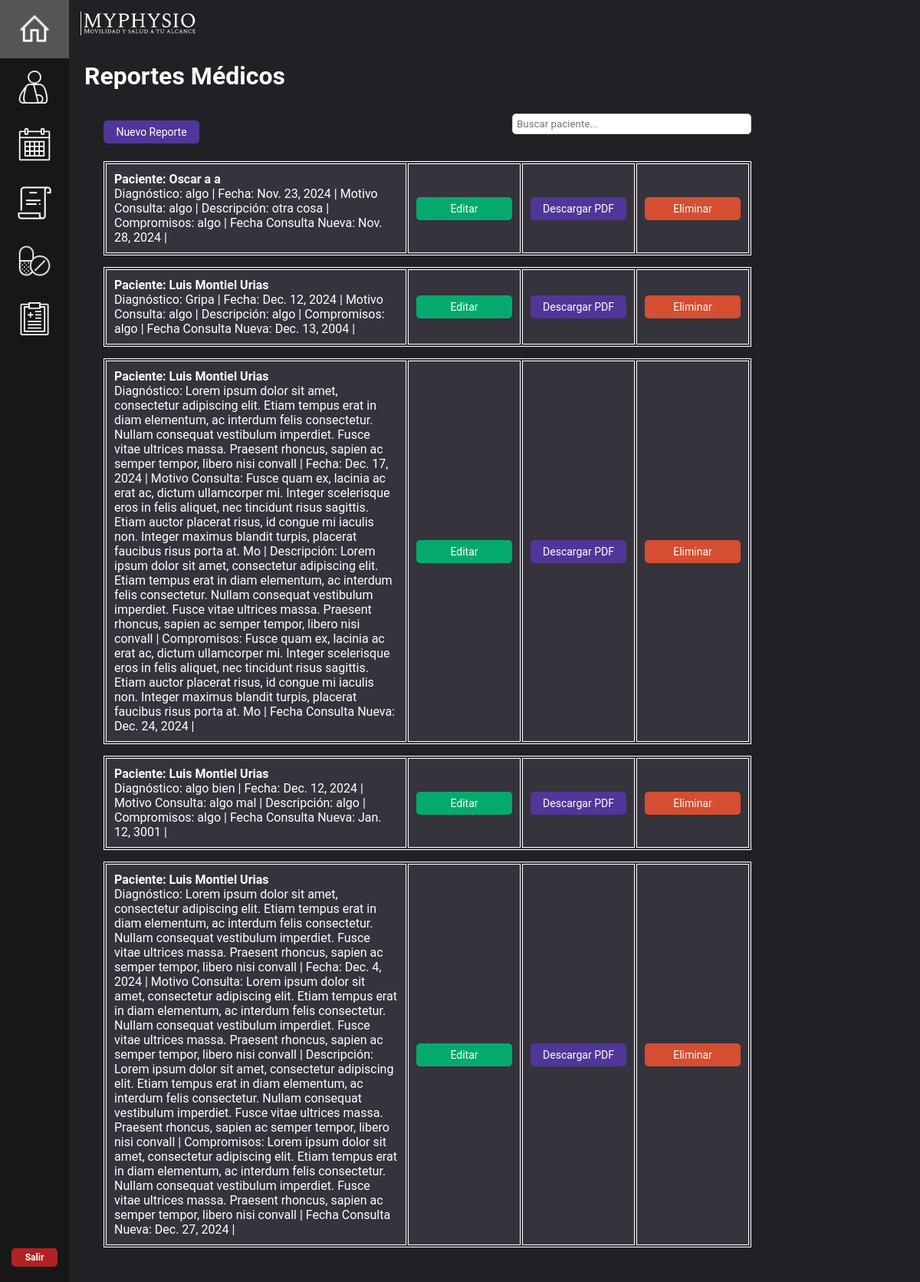
The app's page /reportemedico/ with its own data.
### mainapp/models.py (models this page shows, shortened)
class Reporte(models.Model):
    paciente = models.ForeignKey(Paciente, on_delete=models.CASCADE, blank=False, null=False)
    diagnostico = models.CharField(max_length=255)
    fecha = models.DateField()
    motivoconsulta = models.TextField(max_length=255)
    descripcion = models.TextField(max_length=255)
    compromisos = models.TextField(max_length=255)
    fechasnconsulta = models.DateField()
    horanconsulta = models.TimeField(null=True, blank=True)  # Nuevo campo para la hora

class Paciente(models.Model):
    nombre = models.CharField(max_length=50)
    apellido_paterno = models.CharField(max_length=50)
    apellido_materno = models.CharField(max_length=50)
    edad = models.IntegerField()
    sexo = models.CharField(max_length=50, blank=True, null=True)
    direccion = models.CharField(max_length=50, blank=True, null=True)
    telefonoP = models.IntegerField(blank=True, null=True)
    emailP = models.EmailField(blank=True, null=True)
    sintomas = models.CharField(max_length=50, blank=True, null=True)
    frecuencia_dolor = models.CharField(max_length=50, blank=True, null=True)
    act_causante = models.CharField(max_length=50, blank=True, null=True)
    descripcion_dolor = models.CharField(max_length=50, blank=True, null=True)
    intensidad_dolor = models.CharField(max_length=50, blank=True, null=True)
    tratamiento = models.CharField(max_length=50, blank=True, null=True)
    lesiones = models.CharField(max_length=50, blank=True, null=True)
    condicion = models.CharField(max_length=50, blank=True, null=True)
    tratamientos_previos = models.CharField(max_length=50, blank=True, null=True)
    medicacion_actual = models.CharField(max_length=50, blank=True, null=True)
    peso = models.IntegerField(blank=True, null=True)
    altura = models.IntegerField(blank=True, null=True)
    rango_mov = models.IntegerField(blank=True, null=True)
    presion = models.CharField(max_length=50, blank=True, null=True)
    ocupacion = models.CharField(max_length=50, blank=True, null=True)
    act_fisica = models.CharField(max_length=50, blank=True, null=True)
    descanso = models.CharField(max_length=50, blank=True, null=True)
    alimentacion = models.CharField(max_length=50, blank=True, null=True)
    def __str__(self):
        return self.nombre + ' ' + self.apellido_paterno + ' ' + self.apellido_materno

### mainapp/views.py (the view)
# urls.py: path("reportemedico/", views.reportemedico, name="reportemedico"),
def reportemedico(request):
    info_reporte = Reporte.objects.all
    return render(request, "./reportemedico.html", {'all': info_reporte})

### mainapp/templates/reportemedico.html (shortened to what this page needs)
{% extends "dashboard_home.html" %}
{% load static %}
{% block content %}
<h1 style="margin-top: 60px; color: white;">Reportes Médicos</h1>
<div class="container_reporte">
    <div style="display: flex; justify-content: space-between; align-items: center;">
        <button id="nreport" class="next-button" onclick="nreport()">Nuevo Reporte</button>
        <input
            type="text"
            id="searchInput"
            placeholder="Buscar paciente..."
            style="margin-bottom: 20px; padding: 5px; border-radius: 5px; border: 1px solid #ccc; width: 300px;"
        />
    </div>
    {% for item in all %}
    <div class="info_reportes" data-paciente="{{ item.paciente }}">
        <table>
            <tr>
                <td>
                    <strong>Paciente: {{ item.paciente }}</strong> <br>
                    Diagnóstico: {{ item.diagnostico }} |
                    Fecha: {{ item.fecha }} |
                    Motivo Consulta: {{ item.motivoconsulta }} |
                    Descripción: {{ item.descripcion }} |
                    Compromisos: {{ item.compromisos }} |
                    Fecha Consulta Nueva: {{ item.fechasnconsulta }} |
                </td>
                <td align="right">
                    <a href="{% url 'update_reporte' item.id %}">
                        <button class="next-button edit-button" type="button">Editar</button>
                    </a>
                </td>
                <td align="right">
                    <a href="{% url 'pdf_reporte' item.id %}">
                        <button class="next-button download-button" type="button">Descargar PDF</button>
                    </a>
                </td>
                <td>
                    <a href="{% url 'delete_reporte' item.id %}">
                        <button class="next-button delete-button" type="button">Eliminar</button>
                    </a>
                </td>
            </tr>
        </table>
    </div>
    {% endfor %}
</div>
{% endblock %}

### mystaticfiles/styles.css (style rules this page uses)
* { font-family: 'Roboto'; }
body { display: flex; flex-direction: column; margin: 0; min-height: 100vh; color: white; background-color: #202124; }
table { width: 100%; border-collapse: separate; margin-top: 15px; }
th, td { text-align: left; padding: 10px; border-bottom: 2px solid #555; }
.next-button { width: 250px; height: 30px; text-align: center; background-color: #51369A; color: white; font-size: 14px; cursor: pointer; border-radius: 5px; border: none; align-self: center; margin-right: 16%; transition: all ease 0.5s; }

### mainapp/templates/dashboard_home.html (style rules this page uses)
body { margin: 0; font-family: "Roboto"; color: white; background-color: #202124; }

### mainapp/templates/reportemedico.html (style rules this page uses)
.container_reporte { color: white; margin: 30px 200px 25px 25px; }
.info_reportes { color: white; background-color: #35333C; dispĺay: flex; margin: 20px padding: 20px 20px; }
.next-button { width: 125px; height: 30px; text-align: center; background-color: #51369A; color: white; font-size: 14px; cursor: pointer; border-radius: 5px; border: none; align-self: center; margin-right: 16%; transition: all ease 0.5s; }
a { text-decoration: none; color: white; }
.next-button.edit-button { background-color: #04AA6D; }
.next-button.delete-button { background-color: #d54e31; }
table, th, td { width: 100%; border: 1px solid; }
a { color: #72A0C1; }

### records on screen
Reporte: paciente "Oscar a a", diagnostico "algo", fecha "Nov. 23, 2024", motivoconsulta "algo", descripcion "otra cosa", compromisos "algo", fechasnconsulta "Nov. 28, 2024"
Reporte: paciente "Luis Montiel Urias", diagnostico "Gripa", fecha "Dec. 12, 2024", motivoconsulta "algo", descripcion "algo", compromisos "algo", fechasnconsulta "Dec. 13, 2004"
Reporte: paciente "Luis Montiel Urias", diagnostico "Lorem ipsum dolor sit amet, consectetur adipiscing elit. Etiam tempus erat in diam elementum, ac interdum felis consectetur. Nullam consequat vestibulum imperdiet. Fusce vitae ultrices massa. Praesent rhoncus, sapien ac semper tempor, libero nisi convall", fecha "Dec. 17, 2024", motivoconsulta "Fusce quam ex, lacinia ac erat ac, dictum ullamcorper mi. Integer scelerisque eros in felis aliquet, nec tincidunt risus sagittis. Etiam auctor placerat risus, id congue mi iaculis non. Integer maximus blandit turpis, placerat faucibus risus porta at. Mo", descripcion "Lorem ipsum dolor sit amet, consectetur adipiscing elit. Etiam tempus erat in diam elementum, ac interdum felis consectetur. Nullam consequat vestibulum imperdiet. Fusce vitae ultrices massa. Praesent rhoncus, sapien ac semper tempor, libero nisi convall", compromisos "Fusce quam ex, lacinia ac erat ac, dictum ullamcorper mi. Integer scelerisque eros in felis aliquet, nec tincidunt risus sagittis. Etiam auctor placerat risus, id congue mi iaculis non. Integer maximus blandit turpis, placerat faucibus risus porta at. Mo", fechasnconsulta "Dec. 24, 2024"
Reporte: paciente "Luis Montiel Urias", diagnostico "algo bien", fecha "Dec. 12, 2024", motivoconsulta "algo mal", descripcion "algo", compromisos "algo", fechasnconsulta "Jan. 12, 3001"
Reporte: paciente "Luis Montiel Urias", diagnostico "Lorem ipsum dolor sit amet, consectetur adipiscing elit. Etiam tempus erat in diam elementum, ac interdum felis consectetur. Nullam consequat vestibulum imperdiet. Fusce vitae ultrices massa. Praesent rhoncus, sapien ac semper tempor, libero nisi convall", fecha "Dec. 4, 2024", motivoconsulta "Lorem ipsum dolor sit amet, consectetur adipiscing elit. Etiam tempus erat in diam elementum, ac interdum felis consectetur. Nullam consequat vestibulum imperdiet. Fusce vitae ultrices massa. Praesent rhoncus, sapien ac semper tempor, libero nisi convall", descripcion "Lorem ipsum dolor sit amet, consectetur adipiscing elit. Etiam tempus erat in diam elementum, ac interdum felis consectetur. Nullam consequat vestibulum imperdiet. Fusce vitae ultrices massa. Praesent rhoncus, sapien ac semper tempor, libero nisi convall", compromisos "Lorem ipsum dolor sit amet, consectetur adipiscing elit. Etiam tempus erat in diam elementum, ac interdum felis consectetur. Nullam consequat vestibulum imperdiet. Fusce vitae ultrices massa. Praesent rhoncus, sapien ac semper tempor, libero nisi convall", fechasnconsulta "Dec. 27, 2024"
